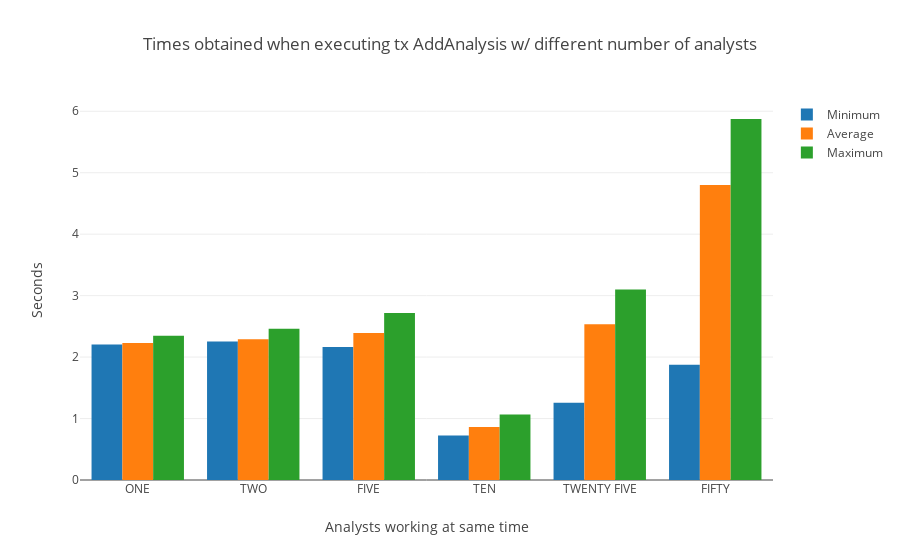

Notebook source saved alongside this figure:
### Markdown cell above
#### Add analysis times (minimum, average & maximum)

### Code cell
trace1 = go.Bar(
    x=num_analysts,
    y=min_add_ana,
    name='Minimum'
)
trace2 = go.Bar(
    x=num_analysts,
    y=avg_add_ana,
    name='Average'
)
trace3 = go.Bar(
    x=num_analysts,
    y=max_add_ana,
    name='Maximum'
)
data = [trace1, trace2, trace3]
layout = go.Layout(
    barmode='group',
    title='Times obtained when executing tx AddAnalysis w/ different number of analysts',
    xaxis=dict(title=dict(text="Analysts working at same time")),
    yaxis=dict(title=dict(text="Seconds"))
)

fig = go.Figure(data=data, layout=layout)
plotly.offline.iplot(fig, filename='grouped-bar')

### Figure 1 — Plotly figure (JSON) as saved in the notebook; plotly's stock layout.template omitted (floating-point values rounded to 4 significant figures)
{"data": [{"name": "Minimum", "type": "bar", "uid": "e1854f31-7972-4c8b-a81f-86d872917222", "x": ["ONE", "TWO", "FIVE", "TEN", "TWENTY FIVE", "FIFTY"], "y": [2.203, 2.252, 2.165, 0.723, 1.256, 1.876]}, {"name": "Average", "type": "bar", "uid": "c1438c7b-b3bf-46fa-be01-44da8ca1aa20", "x": ["ONE", "TWO", "FIVE", "TEN", "TWENTY FIVE", "FIFTY"], "y": [2.229, 2.29, 2.392, 0.8626, 2.535, 4.8]}, {"name": "Maximum", "type": "bar", "uid": "95eea6bd-7857-4297-b073-5eea73b4a189", "x": ["ONE", "TWO", "FIVE", "TEN", "TWENTY FIVE", "FIFTY"], "y": [2.347, 2.461, 2.716, 1.065, 3.1, 5.874]}], "layout": {"barmode": "group", "title": {"text": "Times obtained when executing tx AddAnalysis w/ different number of analysts"}, "xaxis": {"title": {"text": "Analysts working at same time"}}, "yaxis": {"title": {"text": "Seconds"}}}}
